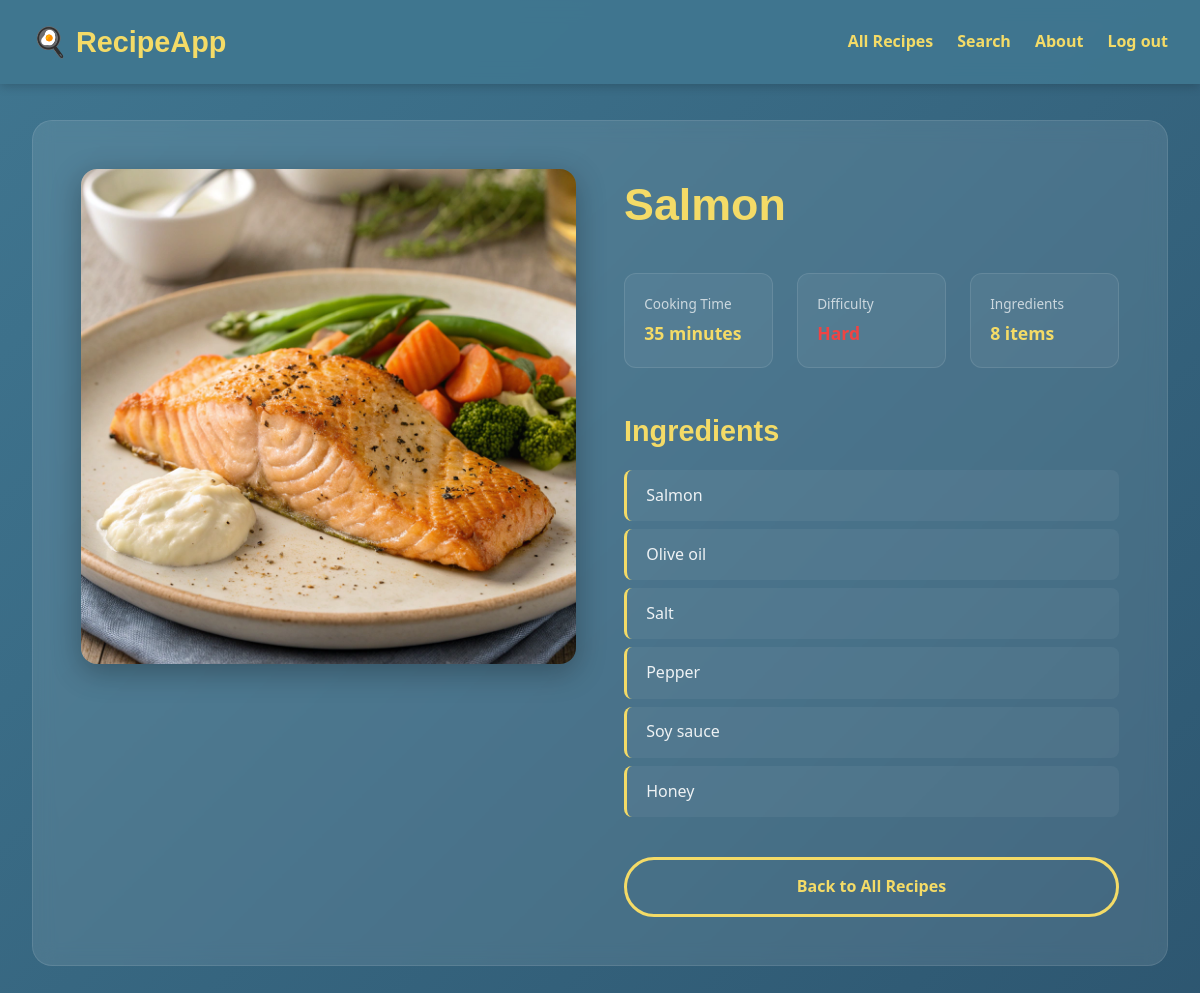
The page /detail/6/ (signed in) on the database its author committed.
### recipes/models.py (models this page shows, shortened)
class Recipe(models.Model):
    name = models.CharField(max_length=50)
    ingredients = models.CharField(
        max_length=225, help_text="Enter the ingredients, separated by a comma"
    )
    cooking_time = models.IntegerField(help_text="Cooking time in minutes")
    difficulty = None
    pic = models.ImageField(upload_to='recipes', default='no_picture.jpg')
    @property
    def calculate_difficulty(self):
        ingredients = self.ingredients.split(", ")
        if self.cooking_time < 10 and len(ingredients) < 4:
            return "Easy"
        elif self.cooking_time < 10 and len(ingredients) >= 4:
            return "Medium"
        elif self.cooking_time >= 10 and len(ingredients) < 4:
            return "Intermediate"
        elif self.cooking_time >= 10 and len(ingredients) >= 4:
            return "Hard"
        return difficulty

### recipes/views.py (the view)
# urls.py: path('detail/<int:id>/', views.recipes_details, name='detail'),
@login_required(login_url='/login/')
def recipes_details(request, id):
    recipe = get_object_or_404(Recipe, pk=id)
    ingredients_list = recipe.ingredients.split(", ")
    return render(request, "recipes/recipes_details.html", {
        "recipe": recipe,
        "ingredients_list": ingredients_list,
    })

### recipes/templates/recipes/recipes_details.html (shortened to what this page needs)
<!DOCTYPE html>
<html lang="en">
<head>
  {% load static %}
  <link rel='stylesheet' type='text/css' href="{% static 'recipes/css/styles.css' %}">
</head>
<body>
  <nav class="navbar">
    <div class="navbar-content">
      <a href="{% url 'recipes:home' %}" class="logo">🍳 RecipeApp</a>
      <div style="display: flex; gap: 1.5rem;">
        <a href="{% url 'recipes:list' %}" class="nav-link">All Recipes</a>
        <a href="{% url 'recipes:search' %}" class="nav-link">Search</a>
        <a href="{% url 'recipes:about' %}" class="nav-link">About</a>
        <a href="{% url 'recipes:logout' %}" class="nav-link">Log out</a>
      </div>
    </div>
  </nav>
  <section class="recipe-detail-section">
    <div class="detail-container">
      <div class="detail-image-wrapper">
        {% if recipe.pic %}
          <img src="{{ recipe.pic.url }}" alt="{{ recipe.name }}" class="detail-image">
        {% else %}
          <div class="detail-placeholder">No Image Available</div>
        {% endif %}
      </div>
      <div class="detail-content">
        <h1>{{ recipe.name }}</h1>
        <div class="quick-stats">
          <div class="stat-item">
            <div>
              <p class="stat-label">Cooking Time</p>
              <p class="stat-value">{{ recipe.cooking_time }} minutes</p>
            </div>
          </div>
          <div class="stat-item">
            <div>
              <p class="stat-label">Difficulty</p>
              <p class="stat-value difficulty-{{ recipe.calculate_difficulty|lower }}">
              </p>
            </div>
          </div>
          <div class="stat-item">
            <div>
              <p class="stat-label">Ingredients</p>
              <p class="stat-value">{{ recipe.ingredients|wordcount }} items</p>
            </div>
          </div>
        </div>
        <div class="detail-section">
          <h2>Ingredients</h2>
          <ul class="ingredients-list">
            {% for ingredient in ingredients_list %}
              <li>{{ ingredient }}</li>
            {% endfor %}
          </ul>
        </div>
        <div class="detail-actions">
          <a href="{% url 'recipes:list' %}" class="detail-button secondary">Back to All Recipes</a>
        </div>
      </div>
    </div>
  </section>
</body>
</html>

### recipes/static/recipes/css/styles.css (style rules this page uses)
* { margin: 0; padding: 0; box-sizing: border-box; }
body { font-family: 'Segoe UI', Tahoma, Geneva, Verdana, sans-serif; background: linear-gradient(135deg, #407690 0%, #2d5670 100%); color: #fff; line-height: 1.6; min-height: 100vh; }
.navbar { background: rgba(64, 118, 144, 0.95); padding: 1.2rem 2rem; box-shadow: 0 2px 10px rgba(0, 0, 0, 0.2); position: fixed; top: 0; left: 0; right: 0; z-index: 1000; backdrop-filter: blur(10px); }
.navbar-content { max-width: 1200px; margin: 0 auto; display: flex; justify-content: space-between; align-items: center; }
.logo { font-size: 1.8rem; font-weight: 700; color: #f4db67; text-decoration: none; font-family: 'Gill Sans', 'Gill Sans MT', Calibri, 'Trebuchet MS', sans-serif; }
.nav-link { color: #f4db67; text-decoration: none; font-weight: 600; transition: all 0.3s ease; font-size: 1rem; }
.recipe-detail-section { padding: 120px 2rem 80px; max-width: 1200px; margin: 0 auto; }
.detail-container { display: grid; grid-template-columns: 1fr 1fr; gap: 3rem; background: rgba(255, 255, 255, 0.1); backdrop-filter: blur(10px); border-radius: 20px; padding: 3rem; border: 1px solid rgba(255, 255, 255, 0.1); }
.detail-image-wrapper { position: sticky; top: 120px; height: fit-content; }
.detail-image { width: 100%; height: auto; border-radius: 16px; box-shadow: 0 8px 30px rgba(0, 0, 0, 0.3); }
.detail-content h1 { font-family: 'Gill Sans', 'Gill Sans MT', Calibri, 'Trebuchet MS', sans-serif; font-size: 2.8rem; color: #f4db67; margin-bottom: 2rem; }
.quick-stats { display: grid; grid-template-columns: repeat(3, 1fr); gap: 1.5rem; margin-bottom: 2.5rem; }
.stat-item { background: rgba(255, 255, 255, 0.05); padding: 1.2rem; border-radius: 12px; display: flex; align-items: center; gap: 1rem; border: 1px solid rgba(255, 255, 255, 0.1); }
.stat-label { font-size: 0.85rem; color: rgba(255, 255, 255, 0.7); margin-bottom: 0.3rem; }
.stat-value { font-size: 1.1rem; font-weight: 600; color: #f4db67; }
.difficulty-hard { color: #ef4444 !important; }
.detail-section { margin-bottom: 2rem; }
.detail-section h2 { font-family: 'Gill Sans', 'Gill Sans MT', Calibri, 'Trebuchet MS', sans-serif; font-size: 1.8rem; color: #f4db67; margin-bottom: 1rem; }
.ingredients-list { list-style: none; padding: 0; }
.ingredients-list li { padding: 0.8rem 1.2rem; margin-bottom: 0.5rem; background: rgba(255, 255, 255, 0.05); border-radius: 8px; border-left: 3px solid #f4db67; color: rgba(255, 255, 255, 0.9); }
.detail-actions { display: flex; gap: 1rem; margin-top: 2.5rem; }
.detail-button { padding: 14px 30px; border-radius: 50px; text-decoration: none; font-weight: 600; font-size: 1rem; transition: all 0.3s ease; display: inline-block; text-align: center; flex: 1; }
.detail-button.secondary { background-color: transparent; color: #f4db67; border: 3px solid #f4db67; }

### rows shown on the page
Recipe: pic (picture), name "Salmon", cooking_time "35", ingredients "8"

### other values the page prints
{{ ingredient }} "Salmon" "Olive oil" "Salt" "Pepper" "Soy sauce" "Honey"
